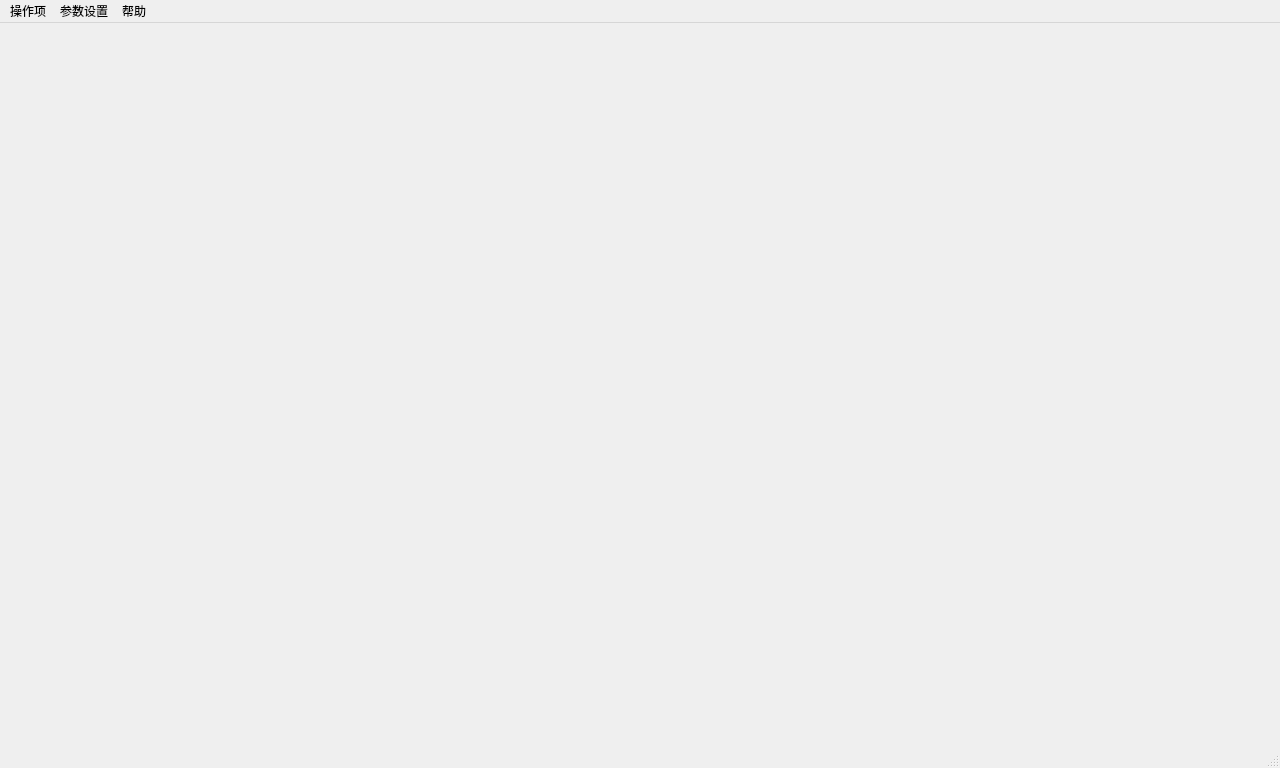
<?xml version="1.0" encoding="UTF-8"?>
<ui version="4.0">
 <class>MainOperateWindow</class>
 <widget class="QMainWindow" name="MainOperateWindow">
  <property name="geometry">
   <rect>
    <x>0</x>
    <y>0</y>
    <width>1280</width>
    <height>768</height>
   </rect>
  </property>
  <property name="windowTitle">
   <string>威思顿终端操作工具</string>
  </property>
  <property name="styleSheet">
   <string notr="true"/>
  </property>
  <widget class="QWidget" name="centralwidget">
   <property name="minimumSize">
    <size>
     <width>0</width>
     <height>0</height>
    </size>
   </property>
   <property name="maximumSize">
    <size>
     <width>16777215</width>
     <height>16777215</height>
    </size>
   </property>
   <property name="styleSheet">
    <string notr="true"/>
   </property>
  </widget>
  <widget class="QMenuBar" name="menubar">
   <property name="geometry">
    <rect>
     <x>0</x>
     <y>0</y>
     <width>1280</width>
     <height>23</height>
    </rect>
   </property>
   <widget class="QMenu" name="menu">
    <property name="title">
     <string>操作项</string>
    </property>
    <addaction name="actionUpgrade"/>
    <addaction name="actionProParse"/>
    <addaction name="actionMasterMode"/>
    <addaction name="actionSpeCmd"/>
   </widget>
   <widget class="QMenu" name="menu_2">
    <property name="title">
     <string>参数设置</string>
    </property>
    <addaction name="actionComPara"/>
    <addaction name="actionTerPara"/>
   </widget>
   <widget class="QMenu" name="menu_3">
    <property name="title">
     <string>帮助</string>
    </property>
   </widget>
   <addaction name="menu"/>
   <addaction name="menu_2"/>
   <addaction name="menu_3"/>
  </widget>
  <widget class="QStatusBar" name="statusbar"/>
  <action name="actionUpgrade">
   <property name="text">
    <string>终端升级</string>
   </property>
   <property name="shortcut">
    <string>F1</string>
   </property>
  </action>
  <action name="actionComPara">
   <property name="text">
    <string>通信参数</string>
   </property>
   <property name="shortcut">
    <string>F5</string>
   </property>
  </action>
  <action name="actionTerPara">
   <property name="text">
    <string>终端参数</string>
   </property>
   <property name="shortcut">
    <string>F6</string>
   </property>
  </action>
  <action name="actionProParse">
   <property name="text">
    <string>规约解析</string>
   </property>
   <property name="shortcut">
    <string>F2</string>
   </property>
  </action>
  <action name="actionMasterMode">
   <property name="text">
    <string>主站模式</string>
   </property>
   <property name="shortcut">
    <string>F3</string>
   </property>
  </action>
  <action name="actionSpeCmd">
   <property name="text">
    <string>特殊命令发送</string>
   </property>
   <property name="shortcut">
    <string>F4</string>
   </property>
  </action>
 </widget>
 <resources/>
 <connections/>
</ui>
